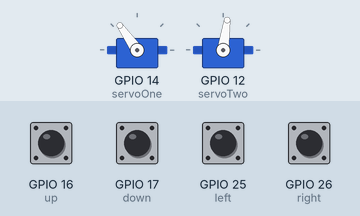
The sketch below on a simulated ESP32. Shown: 2 × servo. The inputs (shaded band) are chosen by the test bench; at power-on: GPIO 16 (up), GPIO 17 (down), GPIO 25 (left), GPIO 26 (right) HIGH. What the sketch prints to the serial monitor is not drawn.

Above: at 1.3 s.
1.4 s: GPIO 16 (up) pulled LOW for 1 s
At 2.9 s:
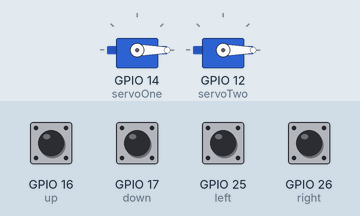
4.4 s: GPIO 17 (down) pulled LOW for 0.15 s
7.5 s: GPIO 17 (down) pulled LOW for 1 s
At 7.78 s:
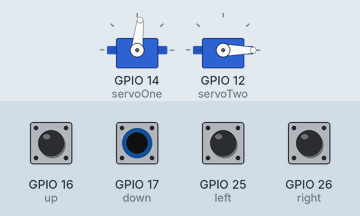
10.5 s: GPIO 25 (left) pulled LOW for 0.15 s
At 11.0 s:
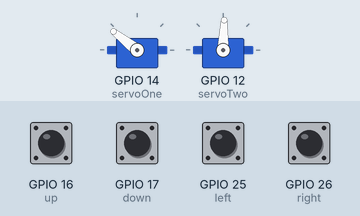
12.1 s: GPIO 26 (right) pulled LOW for 1 s
At 14.6 s:
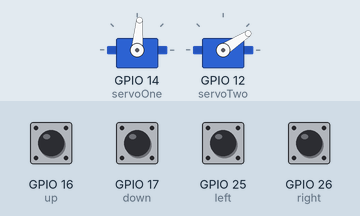
15.1 s: GPIO 16 (up) pulled LOW for 0.15 s
At 15.6 s:
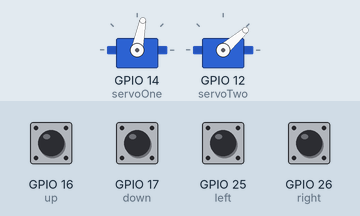
Timing chart, 0 to 17.7 s (numbered marks = the images above; inputs shaded):
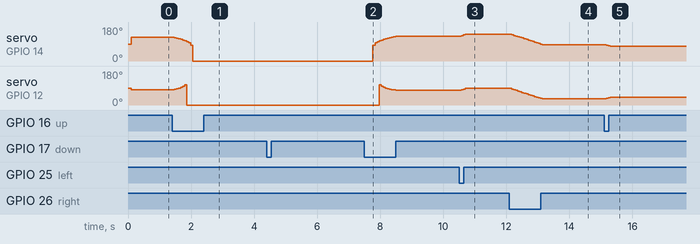

The sketch:

Code.ino
```cpp
#include "ESP32Servo.h"

Servo servoOne;
Servo servoTwo;

// IK variables
double x = 30.0;
double y = 120.0;
double linkOne = 73.55;
double linkTwo = 94.7;
double alphaOne;
double alphaTwo;
double alphaFinal;
double betaOne;
double betaTwo;
double betaFinal;
double c;
double d = 102.5;
double e;

const int up = 16;
const int down = 17;
const int left = 25;
const int right = 26;

void setup() {
  Serial.begin(115200);
  delay(100);

  servoOne.attach(14);
  servoTwo.attach(12);

  pinMode(up, INPUT_PULLUP);
  pinMode(down, INPUT_PULLUP);
  pinMode(left, INPUT_PULLUP);
  pinMode(right, INPUT_PULLUP);
}

void loop() {
  // IK Calc
  c = sqrt((x * x) + (y * y));
  e = sqrt(((d - x) * (d - x)) + (y * y));
  alphaOne = atan(y / x) * (180 / PI);
  alphaTwo = acos(((linkTwo * linkTwo) - (c * c) - (linkOne * linkOne)) / (-2 * linkOne * c)) * (180 / PI);

  betaOne = atan(y / (d - x)) * (180 / PI);
  betaTwo = acos(((linkTwo * linkTwo) - (e * e) - (linkOne * linkOne)) / (-2 * linkOne * e)) * (180 / PI);

  if (x < 0 ) {
    alphaFinal = 180 + ((alphaOne) + (alphaTwo));
    betaFinal = 180 - ((betaOne) + (betaTwo));
  } else if (x > d) {
    alphaFinal = ((alphaOne) + (alphaTwo));
    betaFinal = -1 * ((betaOne) + (betaTwo));
  } else {
    alphaFinal = ((alphaOne) + (alphaTwo));
    betaFinal = 180 - ((betaOne) + (betaTwo));
  }

  //Printing the results!
  Serial.print("alpha One: ");
  Serial.print(alphaOne);
  Serial.print(" |  beta One:");
  Serial.print(betaOne);
  Serial.print(" alpha Two: ");
  Serial.print(alphaTwo);
  Serial.print(" |  beta Two:");
  Serial.print(betaTwo);
  Serial.print(" Alpha: ");
  Serial.print(alphaFinal);
  Serial.print(" |  Beta: ");
  Serial.print(betaFinal);
  Serial.print(" | X: ");
  Serial.print(x);
  Serial.print(" | Y: ");
  Serial.println(y);
  servoOne.write(alphaFinal);
  servoTwo.write(betaFinal);

  if (digitalRead(up) == LOW) {
    y += 5.0;
    delay(50);
  } else if (digitalRead(down) == LOW) {
    y -= 5.0;
    delay(50);
  }

  if (digitalRead(left) == LOW) {
    x -= 5.0;
    delay(50);
  } else if (digitalRead(right) == LOW) {
    x += 5.0;
    delay(50);
  }

  delay(10);
}
```

Measured:
- after the input at 1.4 s, servo on GPIO 14 (servoOne): moves from 125° to 0° over 0.58 s, starting after 0.07 s; servo on GPIO 12 (servoTwo): rises from 82° to 106° in 0.33 s, then falls to 0° in 0.06 s
- after the input at 4.4 s, every drawn part: stays the same
- after the input at 7.5 s, servo on GPIO 14 (servoOne): moves from 0° to 132° over 0.78 s, starting after 0.27 s
- after the input at 10.5 s, servo on GPIO 14 (servoOne): 132° → 135° after 0.07 s, → 139° 0.07 s later, → 142° 0.07 s later; servo on GPIO 12 (servoTwo): 77° → 81° after 0.07 s, → 84° 0.07 s later, → 88° 0.07 s later
- after the input at 12.1 s, servo on GPIO 14 (servoOne): moves from 142° to 85° over 0.98 s, starting after 0.07 s; servo on GPIO 12 (servoTwo): moves from 88° to 33° over 0.98 s, starting after 0.07 s
- after the input at 15.1 s, servo on GPIO 14 (servoOne): 85° → 83° after 0.07 s, → 82° 0.07 s later, → 79° 0.07 s later; servo on GPIO 12 (servoTwo): 33° → 35° after 0.07 s, → 38° 0.07 s later, → 41° 0.07 s later
